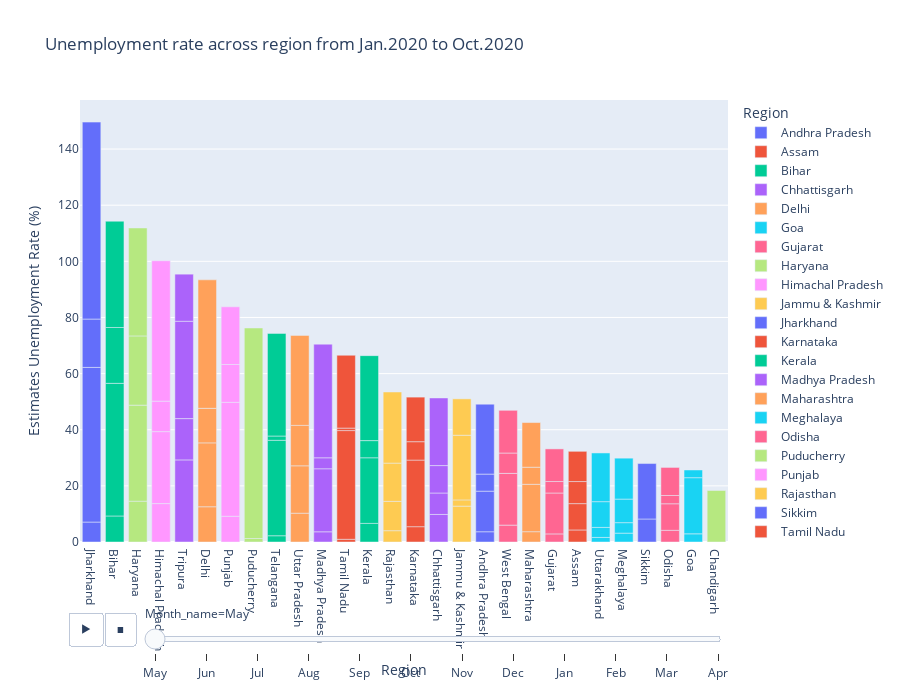

This figure's notebook cell:
### Code cell
# Animated bar plot of Unemployment rate across region from Jan.2020 to Oct.2020

fig = px.bar(df, x='Region', y='Estimates Unemployment Rate (%)', animation_frame='Month_name', color='Region',
             title='Unemployment rate across region from Jan.2020 to Oct.2020', height=700, template='plotly')
fig.update_layout(xaxis={'categoryorder': 'total descending'})
fig.layout.updatemenus[0].buttons[0].args[1]["frame"]["duration"] = 2000
fig.show()

### Figure 1 — Plotly figure (JSON) as saved in the notebook; plotly's stock layout.template omitted (floating-point values rounded to 4 significant figures)
{"data": [{"alignmentgroup": "True", "hovertemplate": "Region=%{x}<br>Month_name=May<br>Estimates Unemployment Rate (%)=%{y}<extra></extra>", "legendgroup": "Andhra Pradesh", "marker": {"color": "#636efa", "pattern": {"shape": ""}}, "name": "Andhra Pradesh", "offsetgroup": "Andhra Pradesh", "orientation": "v", "showlegend": true, "textposition": "auto", "type": "bar", "x": ["Andhra Pradesh", "Andhra Pradesh", "Andhra Pradesh", "Andhra Pradesh"], "xaxis": "x", "y": [3.65, 14.46, 6.09, 24.91], "yaxis": "y"}, {"alignmentgroup": "True", "hovertemplate": "Region=%{x}<br>Month_name=May<br>Estimates Unemployment Rate (%)=%{y}<extra></extra>", "legendgroup": "Assam", "marker": {"color": "#EF553B", "pattern": {"shape": ""}}, "name": "Assam", "offsetgroup": "Assam", "orientation": "v", "showlegend": true, "textposition": "auto", "type": "bar", "x": ["Assam", "Assam", "Assam", "Assam"], "xaxis": "x", "y": [4.29, 9.38, 7.87, 10.77], "yaxis": "y"}, {"alignmentgroup": "True", "hovertemplate": "Region=%{x}<br>Month_name=May<br>Estimates Unemployment Rate (%)=%{y}<extra></extra>", "legendgroup": "Bihar", "marker": {"color": "#00cc96", "pattern": {"shape": ""}}, "name": "Bihar", "offsetgroup": "Bihar", "orientation": "v", "showlegend": true, "textposition": "auto", "type": "bar", "x": ["Bihar", "Bihar", "Bihar", "Bihar"], "xaxis": "x", "y": [9.27, 47.26, 19.9, 37.87], "yaxis": "y"}, {"alignmentgroup": "True", "hovertemplate": "Region=%{x}<br>Month_name=May<br>Estimates Unemployment Rate (%)=%{y}<extra></extra>", "legendgroup": "Chhattisgarh", "marker": {"color": "#ab63fa", "pattern": {"shape": ""}}, "name": "Chhattisgarh", "offsetgroup": "Chhattisgarh", "orientation": "v", "showlegend": true, "textposition": "auto", "type": "bar", "x": ["Chhattisgarh", "Chhattisgarh", "Chhattisgarh", "Chhattisgarh"], "xaxis": "x", "y": [9.82, 7.64, 9.77, 24.1], "yaxis": "y"}, {"alignmentgroup": "True", "hovertemplate": "Region=%{x}<br>Month_name=May<br>Estimates Unemployment Rate (%)=%{y}<extra></extra>", "legendgroup": "Delhi", "marker": {"color": "#FFA15A", "pattern": {"shape": ""}}, "name": "Delhi", "offsetgroup": "Delhi", "orientation": "v", "showlegend": true, "textposition": "auto", "type": "bar", "x": ["Delhi", "Delhi", "Delhi", "Delhi"], "xaxis": "x", "y": [12.56, 22.76, 12.31, 45.78], "yaxis": "y"}, {"alignmentgroup": "True", "hovertemplate": "Region=%{x}<br>Month_name=May<br>Estimates Unemployment Rate (%)=%{y}<extra></extra>", "legendgroup": "Goa", "marker": {"color": "#19d3f3", "pattern": {"shape": ""}}, "name": "Goa", "offsetgroup": "Goa", "orientation": "v", "showlegend": true, "textposition": "auto", "type": "bar", "x": ["Goa", "Goa", "Goa"], "xaxis": "x", "y": [2.91, 20, 2.75], "yaxis": "y"}, {"alignmentgroup": "True", "hovertemplate": "Region=%{x}<br>Month_name=May<br>Estimates Unemployment Rate (%)=%{y}<extra></extra>", "legendgroup": "Gujarat", "marker": {"color": "#FF6692", "pattern": {"shape": ""}}, "name": "Gujarat", "offsetgroup": "Gujarat", "orientation": "v", "showlegend": true, "textposition": "auto", "type": "bar", "x": ["Gujarat", "Gujarat", "Gujarat", "Gujarat"], "xaxis": "x", "y": [2.88, 14.58, 4.09, 11.62], "yaxis": "y"}, {"alignmentgroup": "True", "hovertemplate": "Region=%{x}<br>Month_name=May<br>Estimates Unemployment Rate (%)=%{y}<extra></extra>", "legendgroup": "Haryana", "marker": {"color": "#B6E880", "pattern": {"shape": ""}}, "name": "Haryana", "offsetgroup": "Haryana", "orientation": "v", "showlegend": true, "textposition": "auto", "type": "bar", "x": ["Haryana", "Haryana", "Haryana", "Haryana"], "xaxis": "x", "y": [14.54, 34.22, 24.67, 38.46], "yaxis": "y"}, {"alignmentgroup": "True", "hovertemplate": "Region=%{x}<br>Month_name=May<br>Estimates Unemployment Rate (%)=%{y}<extra></extra>", "legendgroup": "Himachal Pradesh", "marker": {"color": "#FF97FF", "pattern": {"shape": ""}}, "name": "Himachal Pradesh", "offsetgroup": "Himachal Pradesh", "orientation": "v", "showlegend": true, "textposition": "auto", "type": "bar", "x": ["Himachal Pradesh", "Himachal Pradesh", "Himachal Pradesh", "Himachal Pradesh"], "xaxis": "x", "y": [13.68, 25.64, 10.88, 50], "yaxis": "y"}, {"alignmentgroup": "True", "hovertemplate": "Region=%{x}<br>Month_name=May<br>Estimates Unemployment Rate (%)=%{y}<extra></extra>", "legendgroup": "Jammu & Kashmir", "marker": {"color": "#FECB52", "pattern": {"shape": ""}}, "name": "Jammu & Kashmir", "offsetgroup": "Jammu & Kashmir", "orientation": "v", "showlegend": true, "textposition": "auto", "type": "bar", "x": ["Jammu & Kashmir", "Jammu & Kashmir", "Jammu & Kashmir", "Jammu & Kashmir"], "xaxis": "x", "y": [12.78, 2.22, 23.04, 12.96], "yaxis": "y"}, {"alignmentgroup": "True", "hovertemplate": "Region=%{x}<br>Month_name=May<br>Estimates Unemployment Rate (%)=%{y}<extra></extra>", "legendgroup": "Jharkhand", "marker": {"color": "#636efa", "pattern": {"shape": ""}}, "name": "Jharkhand", "offsetgroup": "Jharkhand", "orientation": "v", "showlegend": true, "textposition": "auto", "type": "bar", "x": ["Jharkhand", "Jharkhand", "Jharkhand", "Jharkhand"], "xaxis": "x", "y": [7.11, 55.1, 17.23, 70.17], "yaxis": "y"}, {"alignmentgroup": "True", "hovertemplate": "Region=%{x}<br>Month_name=May<br>Estimates Unemployment Rate (%)=%{y}<extra></extra>", "legendgroup": "Karnataka", "marker": {"color": "#EF553B", "pattern": {"shape": ""}}, "name": "Karnataka", "offsetgroup": "Karnataka", "orientation": "v", "showlegend": true, "textposition": "auto", "type": "bar", "x": ["Karnataka", "Karnataka", "Karnataka", "Karnataka"], "xaxis": "x", "y": [5.46, 23.72, 6.56, 15.88], "yaxis": "y"}, {"alignmentgroup": "True", "hovertemplate": "Region=%{x}<br>Month_name=May<br>Estimates Unemployment Rate (%)=%{y}<extra></extra>", "legendgroup": "Kerala", "marker": {"color": "#00cc96", "pattern": {"shape": ""}}, "name": "Kerala", "offsetgroup": "Kerala", "orientation": "v", "showlegend": true, "textposition": "auto", "type": "bar", "x": ["Kerala", "Kerala", "Kerala", "Kerala"], "xaxis": "x", "y": [6.63, 23.38, 6.11, 30.28], "yaxis": "y"}, {"alignmentgroup": "True", "hovertemplate": "Region=%{x}<br>Month_name=May<br>Estimates Unemployment Rate (%)=%{y}<extra></extra>", "legendgroup": "Madhya Pradesh", "marker": {"color": "#ab63fa", "pattern": {"shape": ""}}, "name": "Madhya Pradesh", "offsetgroup": "Madhya Pradesh", "orientation": "v", "showlegend": true, "textposition": "auto", "type": "bar", "x": ["Madhya Pradesh", "Madhya Pradesh", "Madhya Pradesh", "Madhya Pradesh"], "xaxis": "x", "y": [3.63, 22.46, 3.91, 40.49], "yaxis": "y"}, {"alignmentgroup": "True", "hovertemplate": "Region=%{x}<br>Month_name=May<br>Estimates Unemployment Rate (%)=%{y}<extra></extra>", "legendgroup": "Maharashtra", "marker": {"color": "#FFA15A", "pattern": {"shape": ""}}, "name": "Maharashtra", "offsetgroup": "Maharashtra", "orientation": "v", "showlegend": true, "textposition": "auto", "type": "bar", "x": ["Maharashtra", "Maharashtra", "Maharashtra", "Maharashtra"], "xaxis": "x", "y": [3.67, 16.89, 6.08, 15.92], "yaxis": "y"}, {"alignmentgroup": "True", "hovertemplate": "Region=%{x}<br>Month_name=May<br>Estimates Unemployment Rate (%)=%{y}<extra></extra>", "legendgroup": "Meghalaya", "marker": {"color": "#19d3f3", "pattern": {"shape": ""}}, "name": "Meghalaya", "offsetgroup": "Meghalaya", "orientation": "v", "showlegend": true, "textposition": "auto", "type": "bar", "x": ["Meghalaya", "Meghalaya", "Meghalaya", "Meghalaya"], "xaxis": "x", "y": [3.16, 3.73, 8.4, 14.58], "yaxis": "y"}, {"alignmentgroup": "True", "hovertemplate": "Region=%{x}<br>Month_name=May<br>Estimates Unemployment Rate (%)=%{y}<extra></extra>", "legendgroup": "Odisha", "marker": {"color": "#FF6692", "pattern": {"shape": ""}}, "name": "Odisha", "offsetgroup": "Odisha", "orientation": "v", "showlegend": true, "textposition": "auto", "type": "bar", "x": ["Odisha", "Odisha", "Odisha", "Odisha"], "xaxis": "x", "y": [4.17, 9.45, 2.95, 10], "yaxis": "y"}, {"alignmentgroup": "True", "hovertemplate": "Region=%{x}<br>Month_name=May<br>Estimates Unemployment Rate (%)=%{y}<extra></extra>", "legendgroup": "Puducherry", "marker": {"color": "#B6E880", "pattern": {"shape": ""}}, "name": "Puducherry", "offsetgroup": "Puducherry", "orientation": "v", "showlegend": true, "textposition": "auto", "type": "bar", "x": ["Puducherry", "Puducherry", "Puducherry"], "xaxis": "x", "y": [0, 1.25, 75], "yaxis": "y"}, {"alignmentgroup": "True", "hovertemplate": "Region=%{x}<br>Month_name=May<br>Estimates Unemployment Rate (%)=%{y}<extra></extra>", "legendgroup": "Punjab", "marker": {"color": "#FF97FF", "pattern": {"shape": ""}}, "name": "Punjab", "offsetgroup": "Punjab", "orientation": "v", "showlegend": true, "textposition": "auto", "type": "bar", "x": ["Punjab", "Punjab", "Punjab", "Punjab"], "xaxis": "x", "y": [9.17, 40.59, 13.49, 20.54], "yaxis": "y"}, {"alignmentgroup": "True", "hovertemplate": "Region=%{x}<br>Month_name=May<br>Estimates Unemployment Rate (%)=%{y}<extra></extra>", "legendgroup": "Rajasthan", "marker": {"color": "#FECB52", "pattern": {"shape": ""}}, "name": "Rajasthan", "offsetgroup": "Rajasthan", "orientation": "v", "showlegend": true, "textposition": "auto", "type": "bar", "x": ["Rajasthan", "Rajasthan", "Rajasthan", "Rajasthan"], "xaxis": "x", "y": [4.03, 10.45, 13.62, 25.35], "yaxis": "y"}, {"alignmentgroup": "True", "hovertemplate": "Region=%{x}<br>Month_name=May<br>Estimates Unemployment Rate (%)=%{y}<extra></extra>", "legendgroup": "Sikkim", "marker": {"color": "#636efa", "pattern": {"shape": ""}}, "name": "Sikkim", "offsetgroup": "Sikkim", "orientation": "v", "showlegend": true, "textposition": "auto", "type": "bar", "x": ["Sikkim", "Sikkim"], "xaxis": "x", "y": [8.2, 19.75], "yaxis": "y"}, {"alignmentgroup": "True", "hovertemplate": "Region=%{x}<br>Month_name=May<br>Estimates Unemployment Rate (%)=%{y}<extra></extra>", "legendgroup": "Tamil Nadu", "marker": {"color": "#EF553B", "pattern": {"shape": ""}}, "name": "Tamil Nadu", "offsetgroup": "Tamil Nadu", "orientation": "v", "showlegend": true, "textposition": "auto", "type": "bar", "x": ["Tamil Nadu", "Tamil Nadu", "Tamil Nadu", "Tamil Nadu"], "xaxis": "x", "y": [0.97, 38.73, 0.89, 25.95], "yaxis": "y"}, {"alignmentgroup": "True", "hovertemplate": "Region=%{x}<br>Month_name=May<br>Estimates Unemployment Rate (%)=%{y}<extra></extra>", "legendgroup": "Telangana", "marker": {"color": "#00cc96", "pattern": {"shape": ""}}, "name": "Telangana", "offsetgroup": "Telangana", "orientation": "v", "showlegend": true, "textposition": "auto", "type": "bar", "x": ["Telangana", "Telangana", "Telangana", "Telangana"], "xaxis": "x", "y": [2.23, 34.01, 1.52, 36.57], "yaxis": "y"}, {"alignmentgroup": "True", "hovertemplate": "Region=%{x}<br>Month_name=May<br>Estimates Unemployment Rate (%)=%{y}<extra></extra>", "legendgroup": "Tripura", "marker": {"color": "#ab63fa", "pattern": {"shape": ""}}, "name": "Tripura", "offsetgroup": "Tripura", "orientation": "v", "showlegend": true, "textposition": "auto", "type": "bar", "x": ["Tripura", "Tripura", "Tripura", "Tripura"], "xaxis": "x", "y": [29.25, 14.71, 34.69, 16.78], "yaxis": "y"}, {"alignmentgroup": "True", "hovertemplate": "Region=%{x}<br>Month_name=May<br>Estimates Unemployment Rate (%)=%{y}<extra></extra>", "legendgroup": "Uttar Pradesh", "marker": {"color": "#FFA15A", "pattern": {"shape": ""}}, "name": "Uttar Pradesh", "offsetgroup": "Uttar Pradesh", "orientation": "v", "showlegend": true, "textposition": "auto", "type": "bar", "x": ["Uttar Pradesh", "Uttar Pradesh", "Uttar Pradesh", "Uttar Pradesh"], "xaxis": "x", "y": [10.26, 16.89, 14.4, 32.06], "yaxis": "y"}, {"alignmentgroup": "True", "hovertemplate": "Region=%{x}<br>Month_name=May<br>Estimates Unemployment Rate (%)=%{y}<extra></extra>", "legendgroup": "Uttarakhand", "marker": {"color": "#19d3f3", "pattern": {"shape": ""}}, "name": "Uttarakhand", "offsetgroup": "Uttarakhand", "orientation": "v", "showlegend": true, "textposition": "auto", "type": "bar", "x": ["Uttarakhand", "Uttarakhand", "Uttarakhand", "Uttarakhand"], "xaxis": "x", "y": [1.63, 3.57, 9.17, 17.36], "yaxis": "y"}, {"alignmentgroup": "True", "hovertemplate": "Region=%{x}<br>Month_name=May<br>Estimates Unemployment Rate (%)=%{y}<extra></extra>", "legendgroup": "West Bengal", "marker": {"color": "#FF6692", "pattern": {"shape": ""}}, "name": "West Bengal", "offsetgroup": "West Bengal", "orientation": "v", "showlegend": true, "textposition": "auto", "type": "bar", "x": ["West Bengal", "West Bengal", "West Bengal", "West Bengal"], "xaxis": "x", "y": [6.02, 18.43, 7.25, 15.22], "yaxis": "y"}, {"alignmentgroup": "True", "hovertemplate": "Region=%{x}<br>Month_name=May<br>Estimates Unemployment Rate (%)=%{y}<extra></extra>", "legendgroup": "Chandigarh", "marker": {"color": "#B6E880", "pattern": {"shape": ""}}, "name": "Chandigarh", "offsetgroup": "Chandigarh", "orientation": "v", "showlegend": true, "textposition": "auto", "type": "bar", "x": ["Chandigarh"], "xaxis": "x", "y": [18.35], "yaxis": "y"}], "layout": {"barmode": "relative", "height": 700, "legend": {"title": {"text": "Region"}, "tracegroupgap": 0}, "sliders": [{"active": 0, "currentvalue": {"prefix": "Month_name="}, "len": 0.9, "pad": {"b": 10, "t": 60}, "steps": [{"args": [["May"], {"frame": {"duration": 0, "redraw": true}, "fromcurrent": true, "mode": "immediate", "transition": {"duration": 0, "easing": "linear"}}], "label": "May", "method": "animate"}, {"args": [["Jun"], {"frame": {"duration": 0, "redraw": true}, "fromcurrent": true, "mode": "immediate", "transition": {"duration": 0, "easing": "linear"}}], "label": "Jun", "method": "animate"}, {"args": [["Jul"], {"frame": {"duration": 0, "redraw": true}, "fromcurrent": true, "mode": "immediate", "transition": {"duration": 0, "easing": "linear"}}], "label": "Jul", "method": "animate"}, {"args": [["Aug"], {"frame": {"duration": 0, "redraw": true}, "fromcurrent": true, "mode": "immediate", "transition": {"duration": 0, "easing": "linear"}}], "label": "Aug", "method": "animate"}, {"args": [["Sep"], {"frame": {"duration": 0, "redraw": true}, "fromcurrent": true, "mode": "immediate", "transition": {"duration": 0, "easing": "linear"}}], "label": "Sep", "method": "animate"}, {"args": [["Oct"], {"frame": {"duration": 0, "redraw": true}, "fromcurrent": true, "mode": "immediate", "transition": {"duration": 0, "easing": "linear"}}], "label": "Oct", "method": "animate"}, {"args": [["Nov"], {"frame": {"duration": 0, "redraw": true}, "fromcurrent": true, "mode": "immediate", "transition": {"duration": 0, "easing": "linear"}}], "label": "Nov", "method": "animate"}, {"args": [["Dec"], {"frame": {"duration": 0, "redraw": true}, "fromcurrent": true, "mode": "immediate", "transition": {"duration": 0, "easing": "linear"}}], "label": "Dec", "method": "animate"}, {"args": [["Jan"], {"frame": {"duration": 0, "redraw": true}, "fromcurrent": true, "mode": "immediate", "transition": {"duration": 0, "easing": "linear"}}], "label": "Jan", "method": "animate"}, {"args": [["Feb"], {"frame": {"duration": 0, "redraw": true}, "fromcurrent": true, "mode": "immediate", "transition": {"duration": 0, "easing": "linear"}}], "label": "Feb", "method": "animate"}, {"args": [["Mar"], {"frame": {"duration": 0, "redraw": true}, "fromcurrent": true, "mode": "immediate", "transition": {"duration": 0, "easing": "linear"}}], "label": "Mar", "method": "animate"}, {"args": [["Apr"], {"frame": {"duration": 0, "redraw": true}, "fromcurrent": true, "mode": "immediate", "transition": {"duration": 0, "easing": "linear"}}], "label": "Apr", "method": "animate"}], "x": 0.1, "xanchor": "left", "y": 0, "yanchor": "top"}], "title": {"text": "Unemployment rate across region from Jan.2020 to Oct.2020"}, "updatemenus": [{"buttons": [{"args": [null, {"frame": {"duration": 2000, "redraw": true}, "fromcurrent": true, "mode": "immediate", "transition": {"duration": 500, "easing": "linear"}}], "label": "&#9654;", "method": "animate"}, {"args": [[null], {"frame": {"duration": 0, "redraw": true}, "fromcurrent": true, "mode": "immediate", "transition": {"duration": 0, "easing": "linear"}}], "label": "&#9724;", "method": "animate"}], "direction": "left", "pad": {"r": 10, "t": 70}, "showactive": false, "type": "buttons", "x": 0.1, "xanchor": "right", "y": 0, "yanchor": "top"}], "xaxis": {"anchor": "y", "categoryarray": ["Andhra Pradesh", "Assam", "Bihar", "Chhattisgarh", "Delhi", "Goa", "Gujarat", "Haryana", "Himachal Pradesh", "Jammu & Kashmir", "Jharkhand", "Karnataka", "Kerala", "Madhya Pradesh", "Maharashtra", "Meghalaya", "Odisha", "Puducherry", "Punjab", "Rajasthan", "Sikkim", "Tamil Nadu", "Telangana", "Tripura", "Uttar Pradesh", "Uttarakhand", "West Bengal", "Chandigarh"], "categoryorder": "total descending", "domain": [0, 1], "title": {"text": "Region"}}, "yaxis": {"anchor": "x", "domain": [0, 1], "title": {"text": "Estimates Unemployment Rate (%)"}}}}
